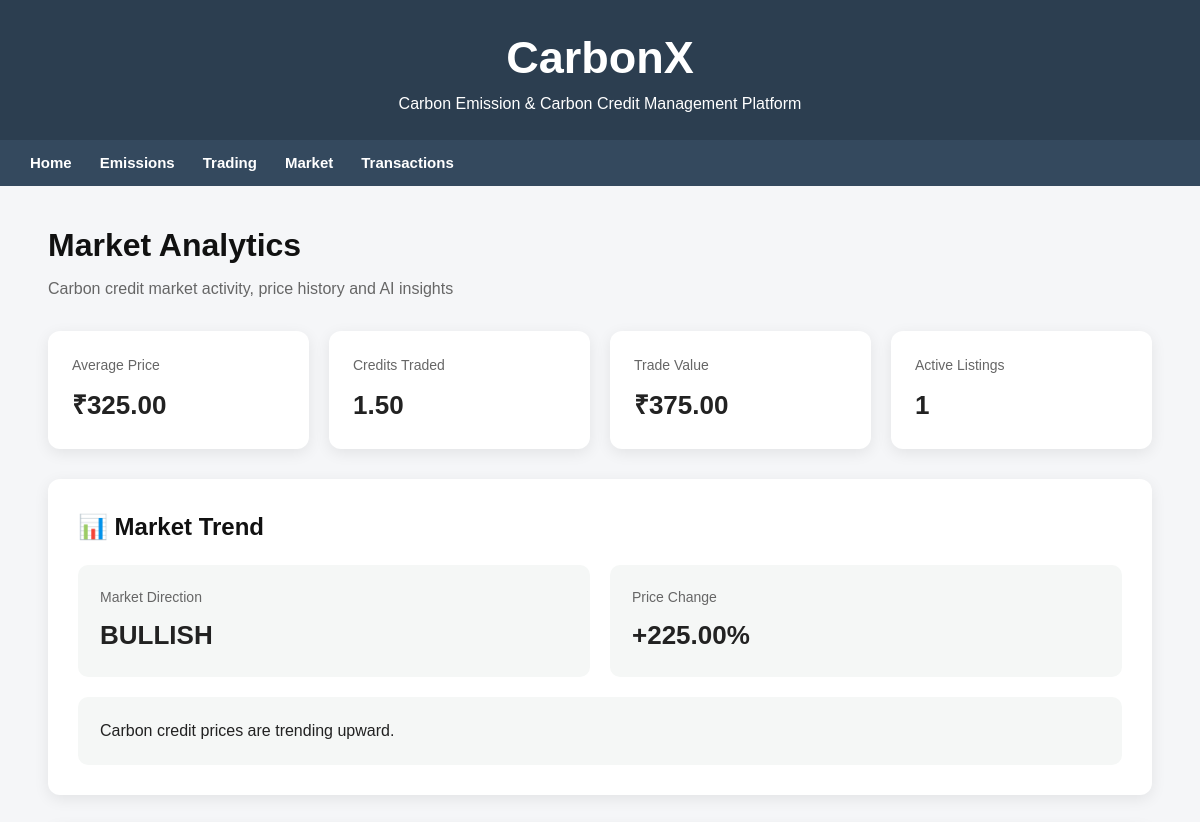
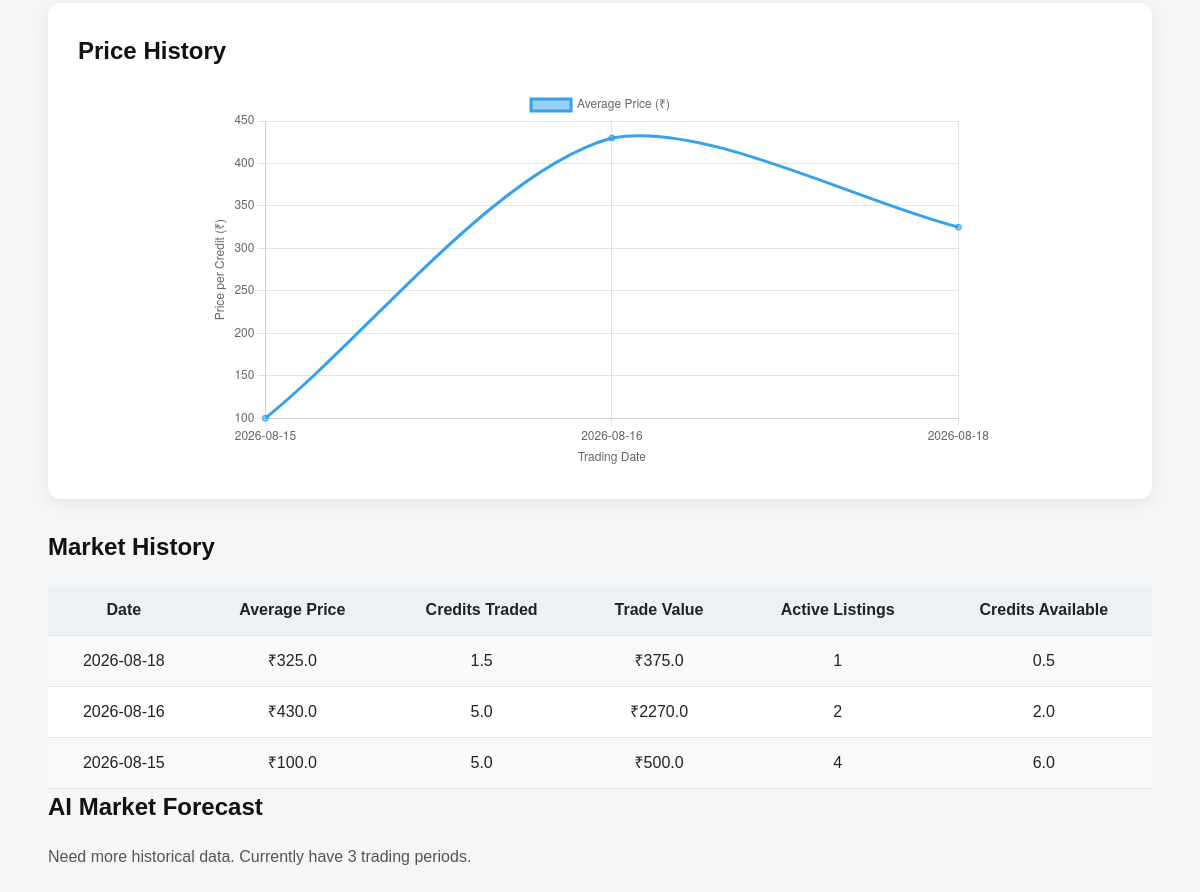
/market, run on an earlier commit of the app's database (2 pictures, top to bottom).
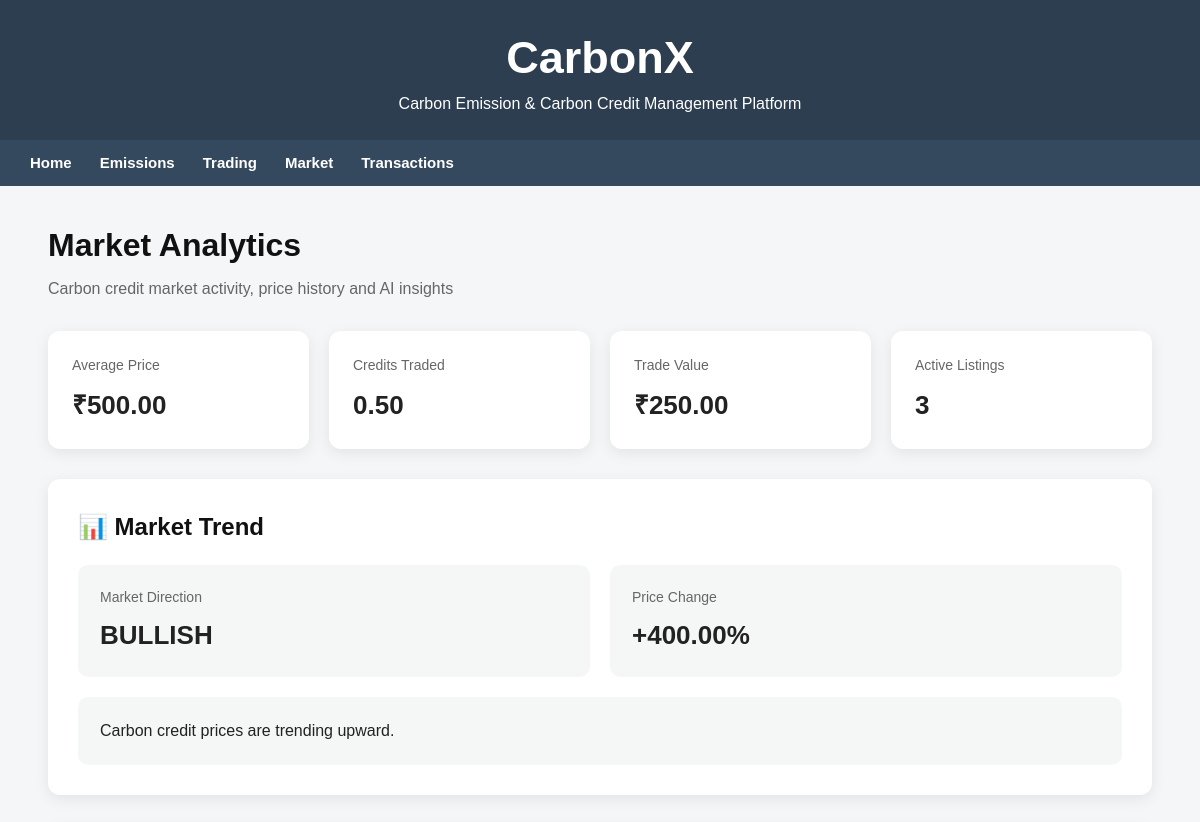
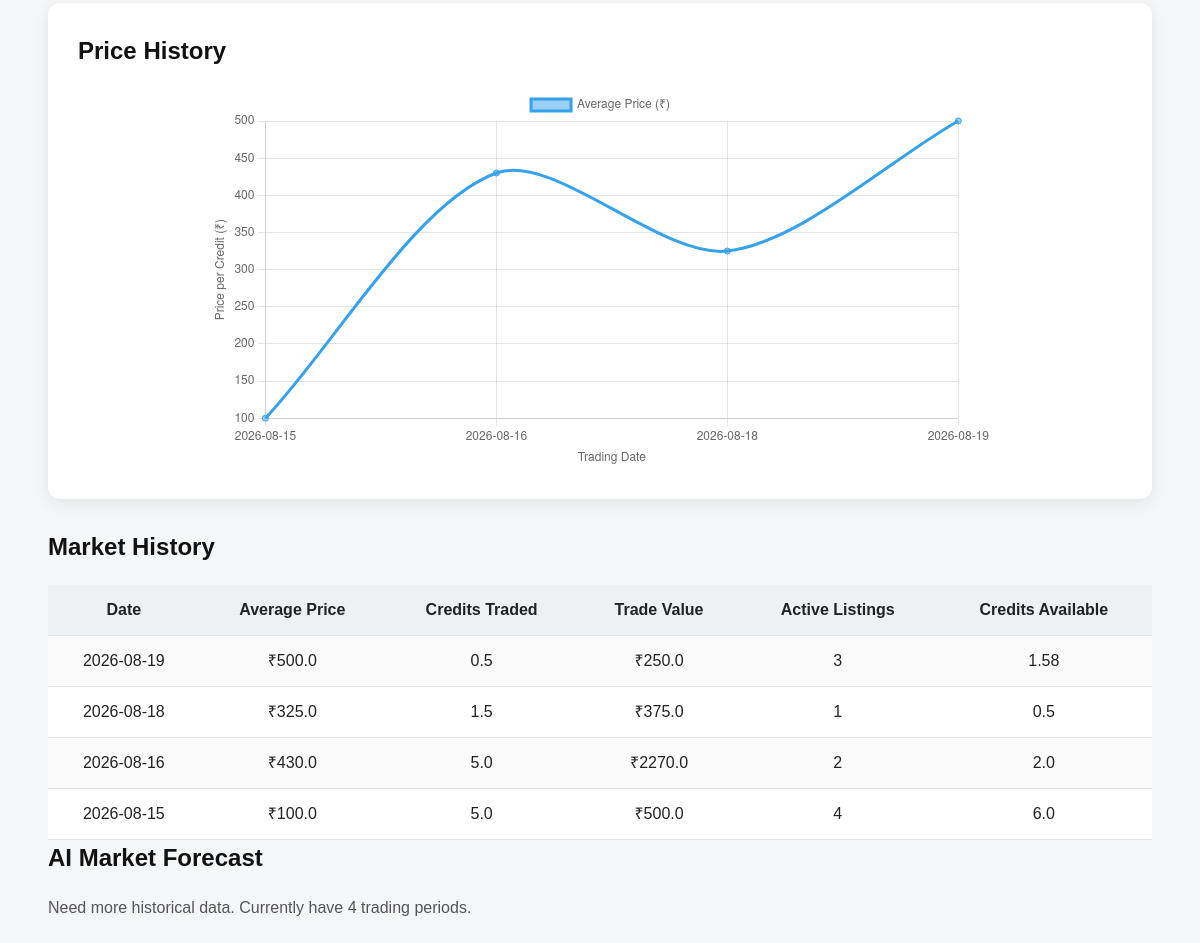
And on a later commit of the database (2 pictures, top to bottom).
### tables this page shows
CREATE TABLE Market_History (history_id INTEGER PRIMARY KEY AUTOINCREMENT, trade_date TEXT NOT NULL UNIQUE, avg_price REAL NOT NULL, credits_traded REAL NOT NULL, trade_value REAL NOT NULL, active_listings INTEGER DEFAULT 0, credits_available REAL DEFAULT 0);

### app.py (the view)
@app.route("/market")
def market():
    conn = get_db()
    market_trend = get_market_trend(conn)
    market_data = conn.execute("""
        SELECT *
        FROM Market_History
        ORDER BY trade_date DESC
    """).fetchall()
    conn.close()
    prediction = get_price_prediction()
    return render_template(
        "market.html",
        market_data=market_data,
        prediction=prediction, market_trend=market_trend
    )

### app.py (called while the page is built)
def get_db():
    conn = sqlite3.connect("cc.db")
    conn.row_factory = sqlite3.Row
    return conn

### ml_model.py (called while the page is built, shortened)
def get_price_prediction():
    conn = sqlite3.connect(DB_NAME)
    query = "SELECT trade_date, avg_price, credits_traded, trade_value, active_listings, credits_available FROM Market_History ORDER BY trade_date ASC"
    df = pd.read_sql_query(query, conn)
    conn.close()
    if len(df) < 5:
        return {
            "available": False,
            "message": f"Need more historical data. Currently have {len(df)} trading periods."
        }

### templates/market.html (shortened to what the changed rows need)
{% extends "base.html" %}
{% block content %}
<div class="market-container">
    <div class="market-header">
        <h1>Market Analytics</h1>
    </div>
    {% if market_data %}
<div class="market-stats">
    <div class="market-stat-card">
        <span>Average Price</span>
        <strong>₹{{ "%.2f"|format(market_data[0]["avg_price"]) }}</strong>
    </div>
    <div class="market-stat-card">
        <span>Credits Traded</span>
        <strong>{{ "%.2f"|format(market_data[0]["credits_traded"]) }}</strong>
    </div>
    <div class="market-stat-card">
        <span>Trade Value</span>
        <strong>₹{{ "%.2f"|format(market_data[0]["trade_value"]) }}</strong>
    </div>
    <div class="market-stat-card">
        <span>Active Listings</span>
        <strong>{{ market_data[0]["active_listings"] }}</strong>
    </div>
</div>
<div class="market-trend-card">
    <h2>📊 Market Trend</h2>
    <div class="trend-content">
        <div class="trend-direction">
            <span class="trend-label">Market Direction</span>
            <span class="trend-value">{{ market_trend.direction }}</span>
        </div>
        <div class="trend-change">
            <span class="trend-label">Price Change</span>
            <span class="trend-value">
                {{ "%+.2f"|format(market_trend.price_change) }}%
            </span>
        </div>
        <div class="trend-description">
            {{ market_trend.description }}
        </div>
    </div>
</div>
<div class="market-card">
    <h2>Price History</h2>
    <div class="chart-container">
        <canvas id="priceChart"></canvas>
    </div>
</div>
{% endif %}
    <div class="market-section">
        <h2>Market History</h2>
        {% if market_data %}
        <table>
            <tr>
                <th>Date</th>
                <th>Average Price</th>
                <th>Credits Traded</th>
                <th>Trade Value</th>
                <th>Active Listings</th>
                <th>Credits Available</th>
            </tr>
            {% for row in market_data %}
            <tr>
                <td>{{ row["trade_date"] }}</td>
                <td>₹{{ row["avg_price"] }}</td>
                <td>{{ row["credits_traded"] }}</td>
                <td>₹{{ row["trade_value"] }}</td>
                <td>{{ row["active_listings"] }}</td>
                <td>{{ row["credits_available"] }}</td>
            </tr>
            {% endfor %}
        </table>
        {% else %}
        <p>No market history available yet.</p>
        {% endif %}
    </div>
    <div class="market-section">
        <h2> AI Market Forecast</h2>
        {% if prediction.available %}
            <p>
                <strong>Current Price:</strong>
                ₹{{ prediction.current_price }}
            </p>
            <p>
                <strong>Predicted Next Price:</strong>
                ₹{{ prediction.predicted_price }}
            </p>
            <p>
                <strong>Model MAE:</strong>
                ₹{{ prediction.mae }}
            </p>
        {% else %}
            <p>{{ prediction.message }}</p>
        {% endif %}
    </div>
</div>
<script>
    const marketDates = [
        {% for row in market_data %}
            "{{ row['trade_date'] }}"{% if not loop.last %},{% endif %}
        {% endfor %}
    ];
    const marketPrices = [
        {% for row in market_data %}
            {{ row['avg_price'] }}{% if not loop.last %},{% endif %}
        {% endfor %}
    ];
    const ctx = document.getElementById('priceChart');
    new Chart(ctx, {
        type: 'line',
        data: {
            labels: marketDates.reverse(),
            datasets: [{
                label: 'Average Price (₹)',
                data: marketPrices.reverse(),
                tension: 0.3,
                fill: false
            }]
        },
        options: {
            responsive: true,
            maintainAspectRatio: false,
            plugins: {
                legend: {
                    display: true
                }
            },
            scales: {
                y: {
                    beginAtZero: false,
                    title: {
                        display: true,
                        text: 'Price per Credit (₹)'
                    }
                },
                x: {
                    title: {
                        display: true,
                        text: 'Trading Date'
                    }
                }
            }
        }
    });
</script>
{% endblock %}

What changed in the data, as far as the page shows it:
added Market_History: avg_price "500.00", credits_traded "0.50", trade_value "250.00", active_listings "3", trade_date "2026-08-19", avg_price "500.0", credits_traded "0.5", trade_value "250.0", credits_available "1.58"
Also different on the page:
{{ "%+.2f"|format(market_trend.price_change) }}: "+225.00" → "+400.00"
chart data {{ row['trade_date'] }}: 2026-08-18, 2026-08-16, 2026-08-15 → 2026-08-19, 2026-08-18, 2026-08-16, 2026-08-15
chart data {{ row['avg_price'] }}: 325.0, 430.0, 100.0 → 500.0, 325.0, 430.0, 100.0
{{ prediction.message }}: "Need more historical data. Currently have 3 trading periods." → "Need more historical data. Currently have 4 trading periods."
{{ "%.2f"|format(market_data[0]["avg_price"]) }}: "325.00" → "500.00"
{{ "%.2f"|format(market_data[0]["credits_traded"]) }}: "1.50" → "0.50"
{{ "%.2f"|format(market_data[0]["trade_value"]) }}: "375.00" → "250.00"
{{ market_data[0]["active_listings"] }}: "1" → "3"
